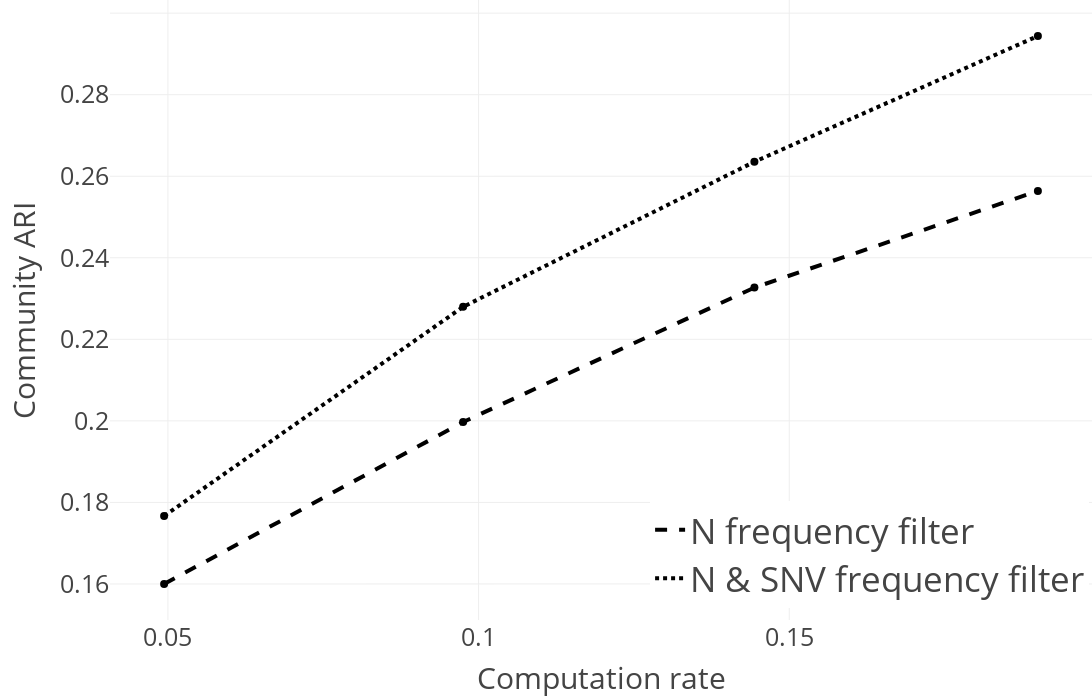

Notebook cell for this chart:
### Markdown cell above
### Community ARI for different filters and computation rates using breadth search

### Code cell
sub_fig = get_computation_rate_plot("adjusted_rand_index", breadth_search_evaluation, "Community ARI", legend=dict(
            x=0.55,
            y=0.02,
            xanchor='left',
            yanchor='bottom',
            font=dict(size=35),
        ))
sub_fig.show()

### Figure 1 — Plotly figure (JSON) as saved in the notebook; plotly's stock layout.template omitted (floating-point values rounded to 4 significant figures)
{"data": [{"line": {"color": "black", "dash": "dash", "width": 4}, "mode": "lines", "name": "N frequency filter", "type": "scatter", "x": [0.04938, 0.09751, 0.1444, 0.19], "y": [0.16, 0.1997, 0.2327, 0.2564]}, {"marker": {"color": "black", "size": 8, "symbol": "circle"}, "mode": "markers", "showlegend": false, "text": "", "type": "scatter", "x": [0.04938], "y": [0.16]}, {"marker": {"color": "black", "size": 8, "symbol": "circle"}, "mode": "markers", "showlegend": false, "text": "", "type": "scatter", "x": [0.09751], "y": [0.1997]}, {"marker": {"color": "black", "size": 8, "symbol": "circle"}, "mode": "markers", "showlegend": false, "text": "", "type": "scatter", "x": [0.1444], "y": [0.2327]}, {"marker": {"color": "black", "size": 8, "symbol": "circle"}, "mode": "markers", "showlegend": false, "text": "", "type": "scatter", "x": [0.19], "y": [0.2564]}, {"line": {"color": "black", "dash": "dot", "width": 4}, "mode": "lines", "name": "N & SNV frequency filter", "type": "scatter", "x": [0.04938, 0.09751, 0.1444, 0.19], "y": [0.1767, 0.228, 0.2635, 0.2944]}, {"marker": {"color": "black", "size": 8, "symbol": "circle"}, "mode": "markers", "showlegend": false, "text": "", "type": "scatter", "x": [0.04938], "y": [0.1767]}, {"marker": {"color": "black", "size": 8, "symbol": "circle"}, "mode": "markers", "showlegend": false, "text": "", "type": "scatter", "x": [0.09751], "y": [0.228]}, {"marker": {"color": "black", "size": 8, "symbol": "circle"}, "mode": "markers", "showlegend": false, "text": "", "type": "scatter", "x": [0.1444], "y": [0.2635]}, {"marker": {"color": "black", "size": 8, "symbol": "circle"}, "mode": "markers", "showlegend": false, "text": "", "type": "scatter", "x": [0.19], "y": [0.2944]}], "layout": {"font": {"size": 25}, "height": 700, "legend": {"font": {"size": 35}, "x": 0.55, "xanchor": "left", "y": 0.02, "yanchor": "bottom"}, "margin": {"b": 80, "l": 110, "r": 0, "t": 0}, "width": 1200, "xaxis": {"autorange": true, "range": [0.04076, 0.1986], "tickmode": "array", "tickvals": [0.05, 0.1, 0.15, 0.2], "title": {"text": "Computation rate"}, "type": "linear"}, "yaxis": {"autorange": true, "range": [0.1512, 0.3032], "title": {"text": "Community ARI"}, "type": "linear"}}}
